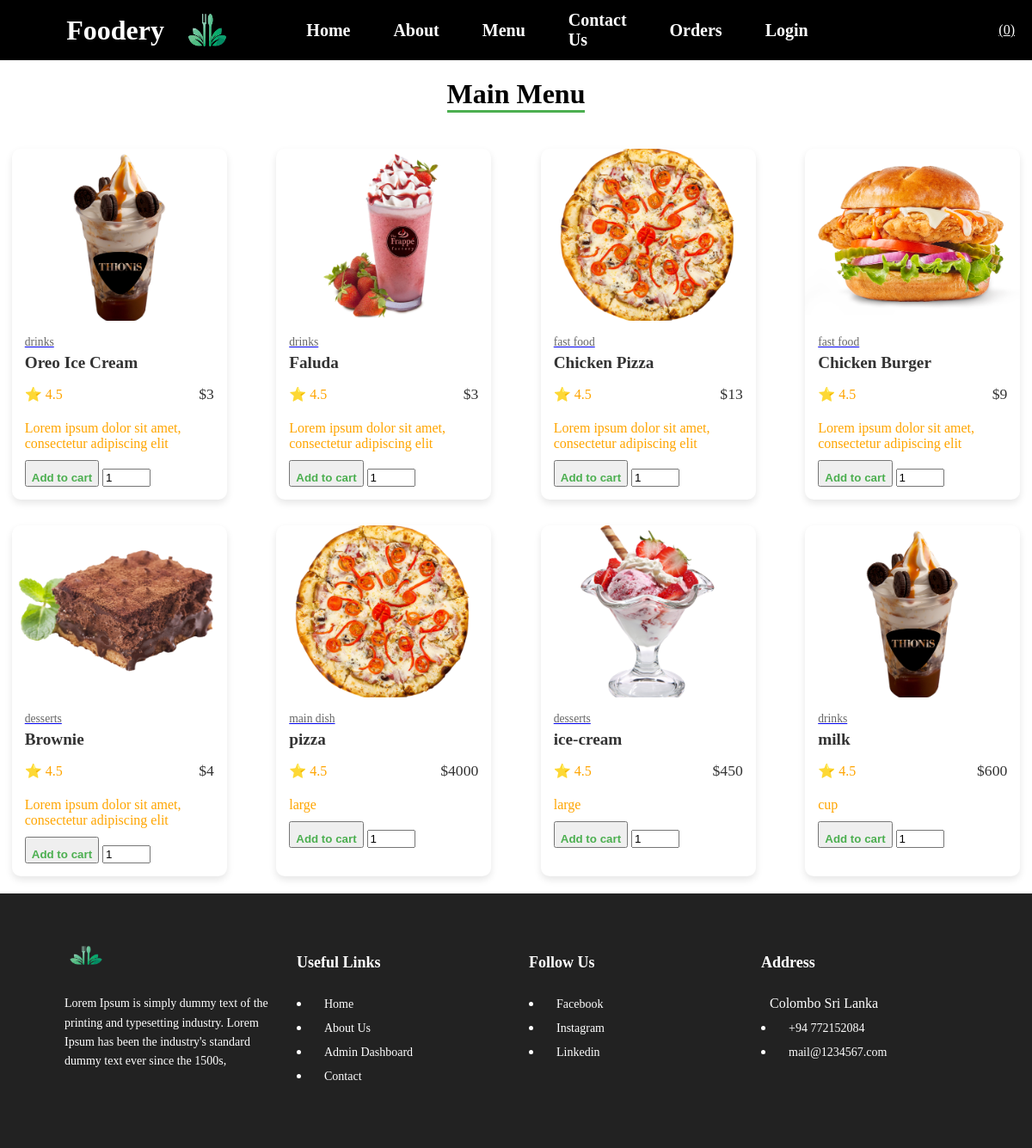
/User/menu.php, run on the app's committed database.
### tables this page shows
CREATE TABLE `products` (
  `id` int(100) NOT NULL,
  `name` varchar(100) NOT NULL,
  `description` varchar(300) NOT NULL,
  `category` varchar(100) NOT NULL,
  `price` int(10) NOT NULL,
  `image` varchar(100) NOT NULL
);

### User/menu.php (the view, shortened to what this page needs)
<?php
include 'components/connect.php';
?>
<!DOCTYPE html>
<html lang="en">
<head>
   <link rel="stylesheet" href="css/menu.css">
</head>
<body>
   <?php include 'components/user_header.php'; ?>
         <div class="card-section">
            <h1>Main Menu</h1>
            <div class="card-container">
            <?php
         $select_products = $conn->prepare("SELECT * FROM `products`");
         $select_products->execute();
         if($select_products->rowCount() > 0){
            while($fetch_products = $select_products->fetch(PDO::FETCH_ASSOC)){
      ?>
               <div class="prod-card">
                  <img src="uploaded_img/<?= $fetch_products['image']; ?>" alt="Product Image" class="card-image">
                  <div class="card-content">
                     <a href="category.php?category=<?= $fetch_products['category']; ?>" class="cat"><span class="card-category"><?= $fetch_products['category']; ?></span></a>
                     <h2 class="card-title"><?= $fetch_products['name']; ?></h2>
                     <div class="card-details">
                        <span class="card-rating">⭐ 4.5</span>
                        <span class="card-price">$<?= $fetch_products['price']; ?></span>
                     </div>
                     <div class="card-details">
                        <span class="card-rating"><?= $fetch_products['description']; ?></span>
                     </div>
                     <div class="cart">
                        <form id="cartForm" action="" method="post">
                        <button id="cartIcon" type="submit" class="fas fa-shopping-cart" name="add_to_cart">
                           <span class="card-link">Add to cart</span>
                        </button>
                        <input type="number" name="qty" class="qty" min="1" max="99" value="1" maxlength="2">
                        </form>
                     </div>
                  </div>
               </div>
               <?php
            }
         } else {
            echo '<p class="empty">No products added yet!</p>';
         }
      ?>
            </div>
         </div>
<?php include 'components/footer.php'; ?>
</body>
</html>

### User/components/user_header.php (shortened to what this page needs)
<?php
include 'components/connect.php';
$user_id = isset($_SESSION['user_id']) ? $_SESSION['user_id'] : '';
?>
<div class="nav-bar">
    <div class="logo">
        <h1>Foodery</h1>
        <img src="images/logo-removebg.png" alt="" width="60px" height="60px">
    </div>
    <div class="headings">
        <a href="index.php">Home</a>
        <a href="about.php">About</a>
        <a href="menu.php">Menu</a>
        <a href="contact.php">Contact Us</a>
        <a href="orders.php">Orders</a>
        <?php if ($user_id != '') { ?>
                        <a class="nav-link active" aria-current="page" href="profile.php?<?php echo"$user_id"?>">Profile</a>
                    <?php } else { ?>
                        <a class="nav-link active" aria-current="page" href="login.php">Login</a>
                    <?php } ?>
    </div>
    <div class="nav-icons">
    <?php
    $count_cart_items = $conn->prepare("SELECT * FROM `cart` WHERE user_id = ?");
    $count_cart_items->execute([$user_id]);
    $total_cart_items = $count_cart_items->rowCount();
    ?>
    <a href="cart.php" style="color: white;"><i class="fas fa-shopping-cart"></i><span>(<?= $total_cart_items; ?>)</span></a>
    </div>
</div>

### User/components/footer.php (shortened to what this page needs)
<footer id="footer">
      <div class="container">
        <div class="row">
          <div class="col-md-3">
            <a href="index.html"><img src="images/logo-removebg.png" alt="" class="img-fluid logo-footer"></a>
                      <div class="footer-about">
                          <p>Lorem Ipsum is simply dummy text of the printing and typesetting industry. Lorem Ipsum has been the industry's standard dummy text ever since the 1500s,  </p>
                      </div>
          </div>
          <div class="col-md-3">
            <div class="useful-link">
              <h2>Useful Links</h2>
              <div class="use-links">
                <li><a href="index.php"><i class="fa-solid fa-angles-right"></i> Home</a></li>
                <li><a href="about.php"><i class="fa-solid fa-angles-right"></i> About Us</a></li>
                <li><a href="../admin/dashboard.php"><i class="fa-solid fa-angles-right"></i> Admin Dashboard</a></li>
                <li><a href="contact.php"><i class="fa-solid fa-angles-right"></i> Contact</a></li>
              </div>
            </div>
          </div>
                    <div class="col-md-3">
                        <div class="social-links">
              <h2>Follow Us</h2>
              <div class="social-icons">
                <li><a href=""><i class="fa-brands fa-facebook-f"></i> Facebook</a></li>
                <li><a href=""><i class="fa-brands fa-instagram"></i> Instagram</a></li>
                <li><a href=""><i class="fa-brands fa-linkedin-in"></i> Linkedin</a></li>
              </div>
            </div>
                    </div>
          <div class="col-md-3">
            <div class="address">
              <h2>Address</h2>
              <div class="address-links">
                <li class="address1"><i class="fa-solid fa-location-dot"></i> Colombo Sri Lanka</li>
                   <li><a href=""><i class="fa-solid fa-phone"></i> +94 772152084</a></li>
                   <li><a href=""><i class="fa-solid fa-envelope"></i> mail@1234567.com</a></li>
              </div>
            </div>
          </div>
        </div>
      </div>
    </footer>

### User/css/menu.css (style rules this page uses)
.card-section { display: flex; flex-direction: column; align-items: center; justify-content: center; width: 100%; }
.card-section>h1 { border-bottom: 3px solid #4CAF50; }
.card-container { display: grid; grid-template-columns: repeat(auto-fill, minmax(250px, 1fr)); gap: 30px; padding: 20px; max-width: 1200px; width: 100%; justify-items: center; }
.prod-card { background-color: #ffffff; border-radius: 10px; box-shadow: 0 4px 8px rgba(0, 0, 0, 0.1); overflow: hidden; display: flex; flex-direction: column; transition: transform 0.3s, box-shadow 0.3s; width: 100%; max-width: 250px; }
.card-image { width: 100%; height: 200px; object-fit: cover; }
.card-content { padding: 15px; display: flex; flex-direction: column; justify-content: space-between; }
.card-category { font-size: 0.85em; color: #666; margin-bottom: 5px; }
.card-title { font-size: 1.2em; margin: 5px 0; color: #333; }
.card-details { display: flex; justify-content: space-between; align-items: center; margin: 10px 0; }
.card-rating { color: #FFA500; font-size: 1em; }
.card-price { font-size: 1.1em; color: #333; }
.card-link { text-decoration: none; color: #4CAF50; font-weight: bold; margin-top: 10px; display: inline-block; }
.cart { display: flex; justify-content: space-between; }

### User/components/user_header.php (style rules this page uses)
body { margin: 0px; padding: 0px; }
.nav-bar { display: flex; align-items: center; justify-content: center; width: 100%; height: 70px; background-color: black; color: white; }
.logo { display: flex; align-items: center; justify-content: center; width: 30%; }
.logo > h1 { margin-right: 20px; }
.headings { display: flex; align-items: center; justify-content: center; width: 50%; }
.nav-icons { display: flex; align-items: center; justify-content: end; width: 20%; margin-right: 20px; }
.headings > a { text-decoration: none; margin: 20px; padding: 5px; font-size: 20px; color: white; font-weight: bold; }

### User/components/footer.php (style rules this page uses)
#footer { background-color: #222; color: #fff; padding: 40px 0; }
.container { width: 90%; max-width: 1200px; margin: 0 auto; }
.row { display: flex; flex-wrap: wrap; justify-content: space-between; }
.col-md-3 { flex: 1; max-width: 25%; box-sizing: border-box; padding: 15px; }
.logo-footer { width: 150px; margin-bottom: 20px; }
.footer-about { font-size: 14px; line-height: 1.6; }
.useful-link, .social-links, .address { margin-bottom: 20px; }
h2 { font-size: 18px; margin-bottom: 10px; color: #fff; }
.img-fluid { width: 50px; margin-bottom: 10px; }
.use-links li, .social-icons li, .address-links li { margin-bottom: 10px; }
.use-links a, .social-icons a, .address-links a { text-decoration: none; color: #fff; font-size: 14px; }
.address1 { display: flex; align-items: center; }

### data on the page
products: image (picture), category "drinks", name "Oreo Ice Cream", price "3", description "Lorem ipsum dolor sit amet, consectetur adipiscing elit"
products: image (picture), category "drinks", name "Faluda", price "3", description "Lorem ipsum dolor sit amet, consectetur adipiscing elit"
products: image (picture), category "fast food", name "Chicken Pizza", price "13", description "Lorem ipsum dolor sit amet, consectetur adipiscing elit"
products: image (picture), category "fast food", name "Chicken Burger", price "9", description "Lorem ipsum dolor sit amet, consectetur adipiscing elit"
products: image (picture), category "desserts", name "Brownie", price "4", description "Lorem ipsum dolor sit amet, consectetur adipiscing elit"
products: image (picture), category "main dish", name "pizza", price "4000", description "large"
products: image (picture), category "desserts", name "ice-cream", price "450", description "large"
products: image (picture), category "drinks", name "milk", price "600", description "cup"

### other printed values
$total_cart_items "0"
